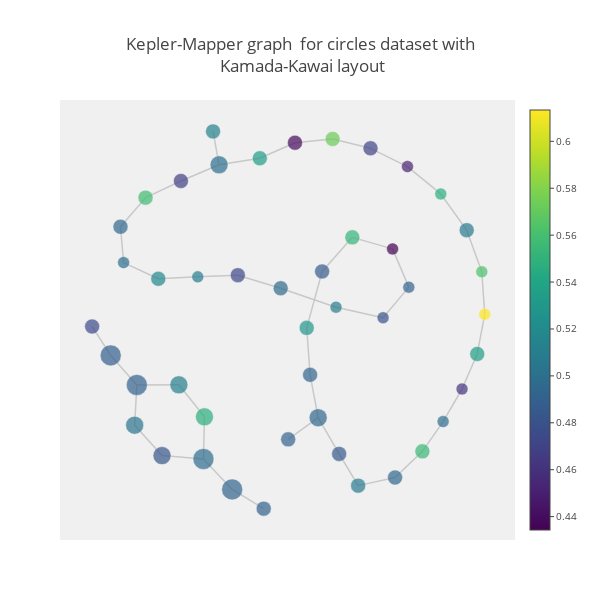

Write notebook code for a chart like this one.
### Markdown cell above
- offline plot:

### Code cell
iplot(fig)

### Figure 1 — Plotly figure (JSON) as saved in the notebook; plotly's stock layout.template omitted (floating-point values rounded to 4 significant figures; data arrays with more than 128 entries replaced by an {"elided": "..."} marker saying what was removed)
{"data": [{"hoverinfo": "none", "line": {"color": "rgb(200,200,200)", "width": 1.5}, "mode": "lines", "type": "scatter", "uid": "93af899a-b667-11e8-aac7-9ca91893614e", "x": {"elided": "138 float values"}, "y": {"elided": "138 float values"}}, {"hoverinfo": "text", "marker": {"color": [0.4904, 0.4942, 0.4845, 0.4927, 0.5288, 0.5074, 0.4946, 0.4868, 0.5518, 0.5544, 0.4749, 0.4975, 0.4343, 0.4883, 0.4612, 0.4904, 0.4913, 0.4804, 0.534, 0.5034, 0.5111, 0.5096, 0.6134, 0.5468, 0.4829, 0.4965, 0.5627, 0.4984, 0.4731, 0.5065, 0.5091, 0.4919, 0.5479, 0.5171, 0.4512, 0.4901, 0.4998, 0.4705, 0.4945, 0.5727, 0.4388, 0.5576, 0.4684, 0.5329, 0.4994, 0.5134], "colorbar": {"thickness": 20, "tickfont": {"size": 10}, "ticklen": 4, "x": 1.01}, "colorscale": [[0, "rgb(68, 1, 84)"], [0.1, "rgb(72, 35, 116)"], [0.2, "rgb(64, 67, 135)"], [0.3, "rgb(52, 94, 141)"], [0.4, "rgb(41, 120, 142)"], [0.5, "rgb(32, 144, 140)"], [0.6, "rgb(34, 167, 132)"], [0.7, "rgb(68, 190, 112)"], [0.8, "rgb(121, 209, 81)"], [0.9, "rgb(189, 222, 38)"], [1, "rgb(253, 231, 36)"]], "line": {"color": "rgb(240,240,240)", "width": 0.5}, "showscale": true, "size": [15, 18, 15, 15, 15, 15, 15, 15, 15, 15, 15, 12, 12, 21, 12, 12, 21, 12, 15, 18, 18, 12, 12, 18, 18, 15, 12, 21, 15, 15, 12, 21, 12, 15, 12, 15, 12, 15, 15, 15, 15, 15, 15, 15, 18, 15]}, "mode": "markers", "text": ["cube0_cluster0", "cube1_cluster0", "cube2_cluster0", "cube2_cluster1", "cube3_cluster0", "cube3_cluster1", "cube4_cluster0", "cube4_cluster1", "cube5_cluster0", "cube5_cluster1", "cube6_cluster0", "cube6_cluster1", "cube6_cluster2", "cube7_cluster0", "cube7_cluster1", "cube7_cluster2", "cube8_cluster0", "cube8_cluster1", "cube8_cluster2", "cube9_cluster0", "cube9_cluster1", "cube9_cluster2", "cube9_cluster3", "cube10_cluster0", "cube10_cluster1", "cube10_cluster2", "cube10_cluster3", "cube11_cluster0", "cube11_cluster1", "cube11_cluster2", "cube12_cluster0", "cube12_cluster1", "cube12_cluster2", "cube13_cluster0", "cube13_cluster1", "cube13_cluster2", "cube14_cluster0", "cube14_cluster1", "cube15_cluster0", "cube15_cluster1", "cube16_cluster0", "cube16_cluster1", "cube17_cluster0", "cube17_cluster1", "cube18_cluster0", "cube19_cluster0"], "type": "scatter", "uid": "93af899b-b667-11e8-b900-9ca91893614e", "x": [-1.429, 4.008, 7.811, 2.546, 1.933, 11.25, 17.95, 4.725, 10.2, 22.9, -36.96, 26.66, 17.49, -33.59, 30.08, 20.43, -28.86, 15.77, 32.83, -29.25, -21.24, 7.245, 34.2, -16.6, -24.29, -2.786, 33.66, -16.78, -10.55, 30.93, -17.81, -11.58, 26.23, -24.96, 20.19, -5.86, -31.25, 13.49, -31.82, 6.627, -0.1936, -27.27, -20.87, -6.568, -13.95, -15.04], "y": [-15.88, -11.82, -18.62, -3.744, 5.09, -24.59, -23.06, 15.71, 22.12, -18.14, 5.341, -12.54, 19.95, -0.088, -6.411, 12.75, -5.651, 6.999, 0.1823, -13.23, -5.625, 8.982, 7.643, -11.65, -18.94, 12.54, 15.64, -19.58, 15.0, 23.47, 14.68, -25.3, 30.28, 14.32, 35.44, -28.92, 17.37, 38.87, 24.11, 40.63, 39.92, 29.59, 32.72, 37.0, 35.77, 42.06]}], "layout": {"autosize": false, "font": {"size": 12}, "height": 600, "hovermode": "closest", "margin": {"b": 60, "l": 60, "r": 60, "t": 100}, "plot_bgcolor": "rgba(240, 240, 240, 0.95)", "showlegend": false, "title": "Kepler-Mapper graph  for circles dataset with<br> Kamada-Kawai layout", "width": 600, "xaxis": {"visible": false}, "yaxis": {"visible": false}}}
